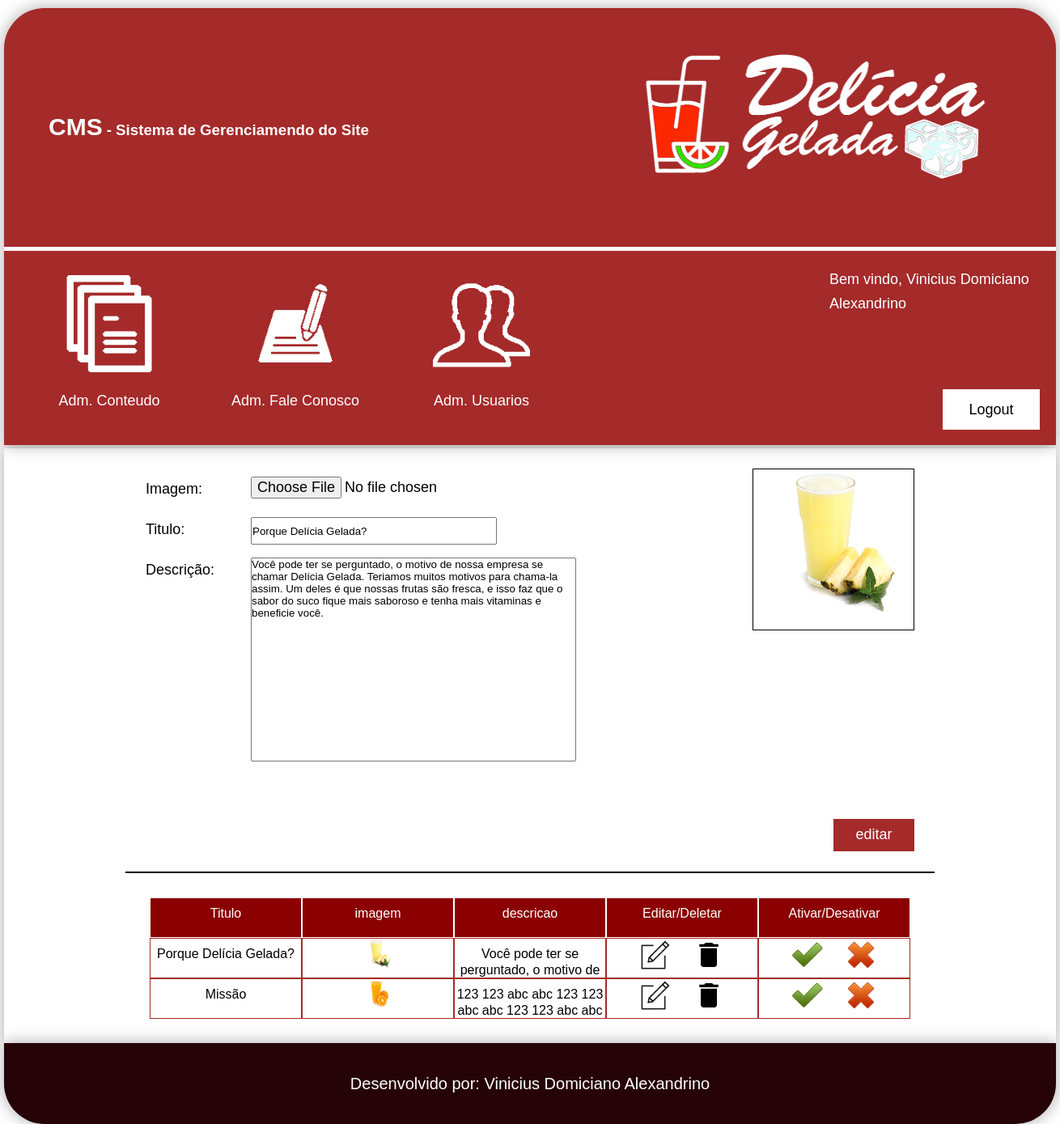
Page /cms/cms_sobre_sessoes.php?modo=editar&codigo=2 (signed in) on the earlier database version.
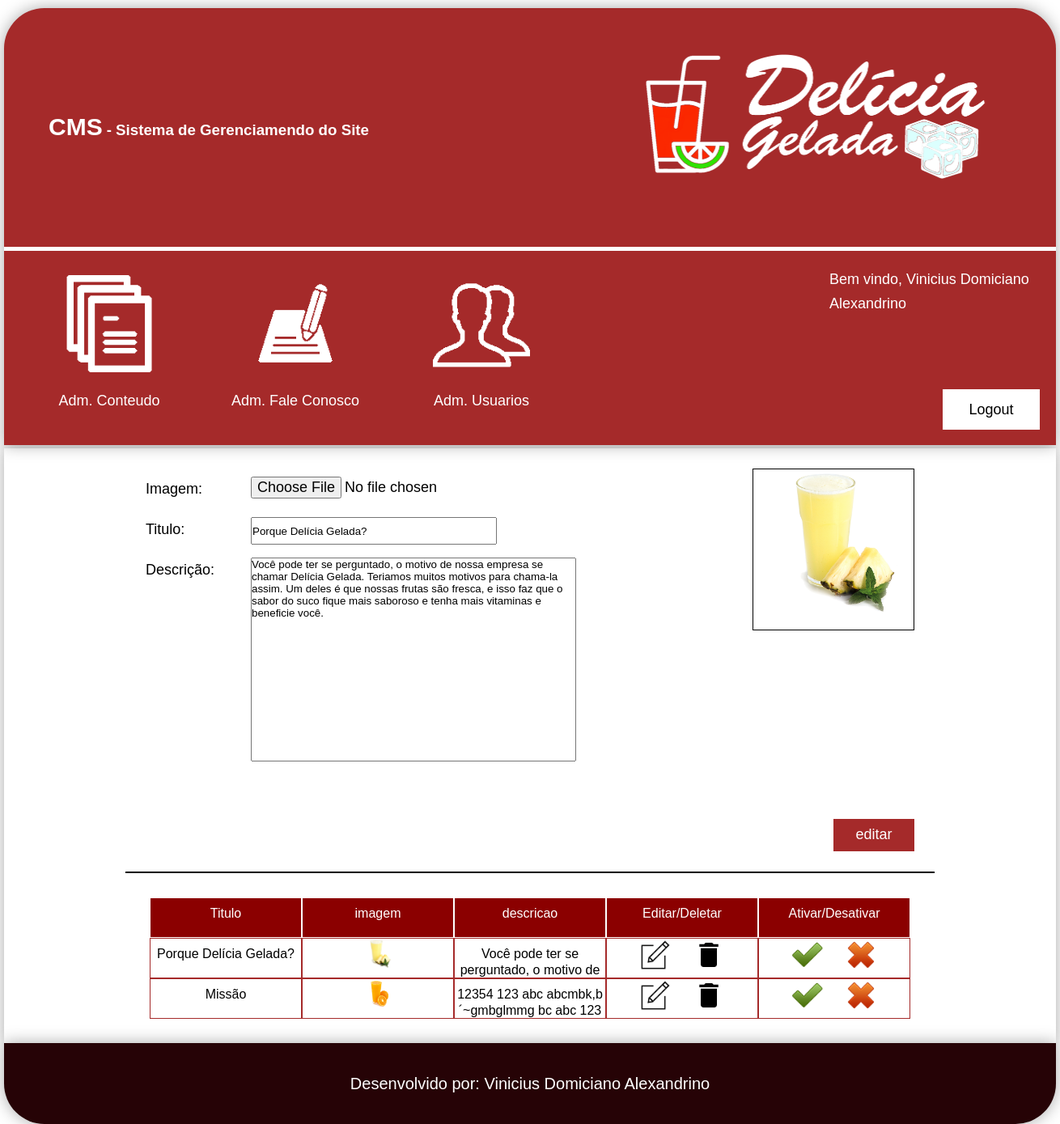
Same page on the later database version.
### tables this page shows
CREATE TABLE `tblsessoes_sobre` (
  `codigo` int(11) NOT NULL AUTO_INCREMENT,
  `titulo` varchar(100) NOT NULL,
  `imagem` varchar(200) NOT NULL,
  `descricao` varchar(2000) NOT NULL,
  `status` tinyint(4) NOT NULL,
  PRIMARY KEY (`codigo`)
);

### cms/cms_sobre_sessoes.php (the view, shortened to what this page needs)
<?php
    $conexao = conexaoMysql();
    $btnName = (string) "Criar";
    $titulo = (string) "";
    $foto = (string) "";
    $texto = (string) "";
    if(isset($_GET['modo'])){
        $btnName = $_GET['modo'];
        $codigo = $_GET['codigo'];
        $sql = "select * from tblsessoes_sobre where codigo =".$codigo;
        $select = mysqli_query($conexao, $sql);
        if($rsEditar = mysqli_fetch_array($select)){
            $titulo = $rsEditar['titulo'];
            $texto = $rsEditar['descricao'];
            $foto = $rsEditar['imagem'];
        }
    }
?>
<!DOCTYPE html>
<html lang="pt-br">
    <head>
        <link rel="stylesheet" type="text/css" href="css/style.css">
        <link rel="stylesheet" type="text/css" href="css/estilizacoes.css">
    </head>
    <body>
        <?php
            require_once("modulos/cabecalho.php");
        ?>
        <div class="conteudo center shadow">
            <section class="section center">
                <div class="adicionar">
                    <div id="foto" class="caixa_imagem" >
                        <img src="bd/imagens/<?=$foto?>" alt="">
                    </div>
                    <form id="formFoto" name="frmFoto" method="post" action="bd/upload.php" enctype="multipart/form-data">
                        <div class="caixa_preencher">
                            <p>Imagem:</p>
                            <input id="fileFoto" class="fle_img" type="file" name="fleImage" >
                        </div>
                    </form>
                    <form name="frmSessoe" method="post" action="bd/salvar_sobre_conteudo.php">
                        <div class="caixa_preencher">
                            <p>Titulo:</p>
                            <input class="txt_preencher" name="txtTitulo" type="text" value="<?=$titulo?>" maxlength="50" required>
                        </div>
                        <div class="caixa_preencher">
                            <p>Descrição:</p>
                            <textarea name="textDescricao" maxlength="2000" required><?=$texto?></textarea>
                        </div>
                        <div class="botoes">
                            <input class="btn_adm_user" name="btnSalvar" type="submit" value="<?=$btnName?>">
                        </div>
                    </form>
                </div>
                <div class="visualizar_crud">
                    <div class="linha_visualizar_crud_header loja">
                        <div class="header_visualizar_crud nome_nivel">Titulo</div>
                        <div class="header_visualizar_crud nome_nivel">imagem</div>
                        <div class="header_visualizar_crud nome_nivel">descricao</div>
                        <div class="header_visualizar_crud nome_nivel">Editar/Deletar</div>
                        <div class="header_visualizar_crud">Ativar/Desativar</div>
                    </div>
                    <?php
                        $sql = "select * from tblsessoes_sobre";
                        $select = mysqli_query($conexao,$sql);
                        while($rsSobre = mysqli_fetch_array($select)){
                    ?>
                    <div class="linha_visualizar_crud loja">
                        <div class="coluna_visualizar_crud"><?=$rsSobre['titulo']?></div>
                        <div class="coluna_visualizar_crud">
                            <img src="bd/imagens/<?=$rsSobre['imagem']?>" alt="">
                        </div>
                        <div class="coluna_visualizar_crud crud_text"><?=$rsSobre['descricao']?></div>
                        <div class="coluna_visualizar_crud">
                            <a href="cms_sobre_sessoes.php?modo=editar&codigo=<?=$rsSobre['codigo']?>">
                                <img src="icons/edit.png" alt="">
                            </a>
                            <a onclick="return confirm('deseja realmente deletar esse registro?')" href="bd/delete_sessoes_sobre.php?modo=excluir&codigo=<?=$rsSobre['codigo']?>&nomeFoto=<?=$rsSobre['imagem']?>">
                                <img src="icons/delete.png" alt="">
                            </a>
                        </div>
                        <div class="coluna_visualizar_crud">
                            <a href="bd/status_sessoes_sobre.php?modo=ativar&codigo=<?=$rsSobre['codigo']?>">
                                <img  src="icons/true.png" alt="">
                            </a>
                            <a href="bd/status_sessoes_sobre.php?modo=desativar&codigo=<?=$rsSobre['codigo']?>">
                                <img src="icons/false.png" alt="">
                            </a>
                        </div>
                    </div>
                    <?php
                        }
                    ?>
                </div>
            </section>
        </div>
        <?php
            require_once("modulos/rodape.php");
        ?>
    </body>
</html>

Differences in the rows shown:
changed tblsessoes_sobre "Missão": descricao "123 123 abc abc 123 123 abc abc 123 123 abc abc…" → "12354 123 abc abcmbk,b´~gmbglmmg bc abc 123…"
